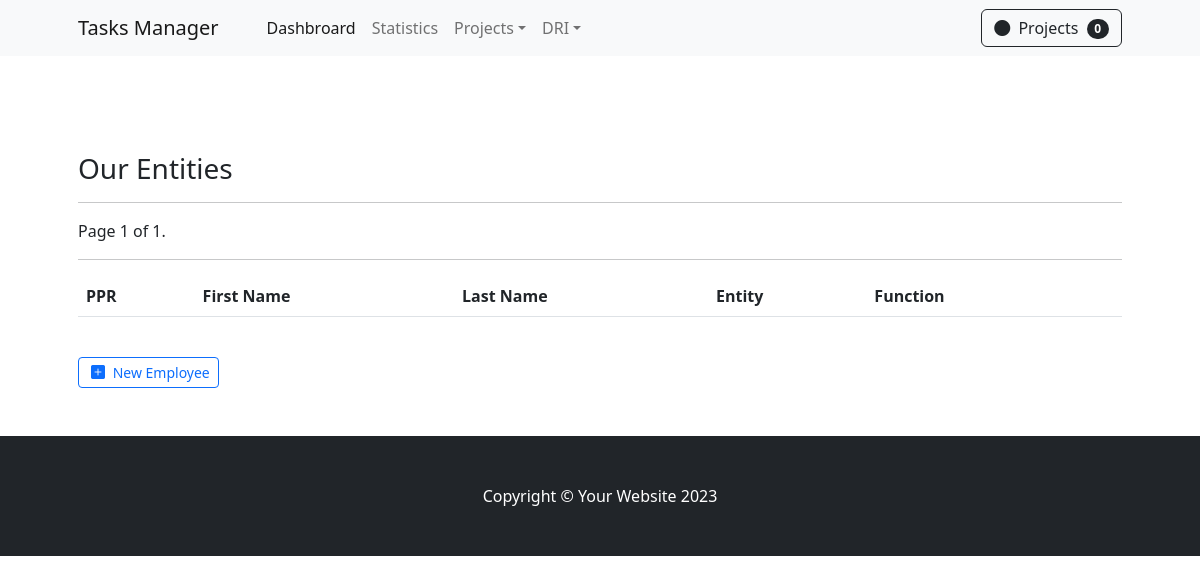
The app's page /employees/, older data.
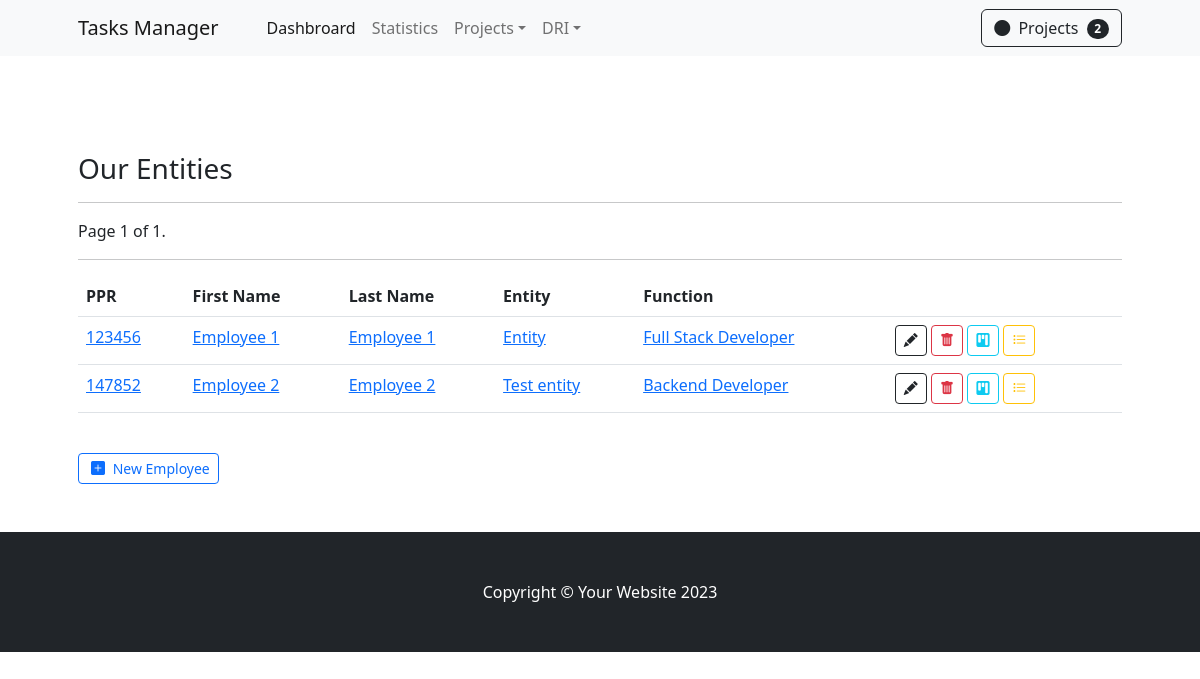
The same page, newer data.
### apps/backend/models.py (models this page shows, shortened)
class Employee(models.Model):
    ppr         = models.CharField(max_length=20)
    first_name  = models.CharField(max_length=100)
    last_name   = models.CharField(max_length=100)
    entity      = models.ForeignKey(Entity, on_delete=models.CASCADE, related_name='employees')
    function    = models.ForeignKey(Function, on_delete=models.CASCADE, related_name='employees')

class Entity(models.Model):
    entity      = models.CharField(max_length=50)
    description = models.TextField(blank=True)
    service     = models.ForeignKey(Service, on_delete=models.CASCADE, related_name='entities')
    type        = models.ForeignKey(Entity_Type, on_delete=models.CASCADE, related_name='entities')

class Function(models.Model):
    function    = models.CharField(max_length=50)

### apps/backend/views/employee.py (the view)
# urls.py: path('employees/', view=EmployeeListView.as_view(), name='employee-list'),
class EmployeeListView(ListView):
    paginate_by     =   8
    model           =   Employee
    template_name   =   'employees/employee_list.html'

### apps/backend/templates/employees/employee_list.html (shortened to what this page needs)
{% extends '_base.html' %}
{% load crispy_forms_tags %}
{% load static %}
{% block content %}
    <section class="py-5">
        <div class="container px-4 px-lg-5 mt-5">
            <h3> Our Entities </h3>
            <hr>
            <div class="pagination">
                <span class="step-links">
                    <span class="current">
                        Page {{ page_obj.number }} of {{ page_obj.paginator.num_pages }}.
                    </span>
                </span>
            </div>
            <hr>
            <table class="table table-responsive flex-fill">
                <tr>
                    <th>PPR</th>
                    <th>First Name</th>
                    <th>Last Name</th>
                    <th>Entity</th>
                    <th>Function</th>
                    <th></th>
                </tr>
                {% for employee in object_list %}
                    <tr>
                        <td>
                            <a href="">{{employee.ppr}}</a>
                        </td>
                        <td>
                            <a href="">{{employee.first_name}}</a>
                        </td>
                        <td>
                            <a href="">{{employee.last_name}}</a>
                        </td>
                        <td>
                            <a href="">{{employee.entity.entity}}</a>
                        </td>
                        <td>
                            <a href="">{{employee.function.function}}</a>
                        </td>
                        <td>
                            <a title="Edit" class="btn btn-sm btn-outline-dark" href="">
                                <i class="bi bi-pencil-fill"></i>
                            </a>
                            <a title="Delete" class="btn btn-sm btn-outline-danger" href="">
                                <i class="bi bi-trash-fill"></i>
                            </a>
                            <a title="Projects" class="btn btn-sm btn-outline-info" href="{% url 'employee-projects' employee.id 'projects-list' %}">
                                <i class="bi bi-kanban-fill"></i>
                            </a>
                            <a title="Tasks" class="btn btn-sm btn-outline-warning" href="{% url 'employee-tasks' employee.id 'tasks-list' %}">
                                <i class="bi bi-list-task"></i>
                            </a>
                        </td>
                    </tr>
                {% endfor %}
            </table>
            <br>
            <a class="btn btn-sm btn-outline-primary" href="{% url 'employee-create' %}">
                <i class="bi bi-plus-square-fill m-1"></i>
                New Employee
            </a>
        </div>
    </section>
{% endblock %}

Row changes from the older to the newer data that the page shows:
added Employee: ppr "123456", first_name "Employee 1", last_name "Employee 1", entity.entity "Entity", function.function "Full Stack Developer"
added Employee: ppr "147852", first_name "Employee 2", last_name "Employee 2", entity.entity "Test entity", function.function "Backend Developer"
Text that changed along with them:
{{ object_list|length }}: "0" → "2"
